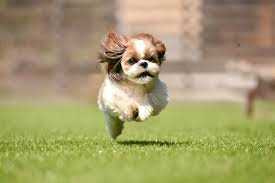
#> input picture img/dog_run.jpg, 275 x 183 px
$ python t2.py
#> lines starting #> are read from the running program, lines starting #| are printed output that depends on the picture
import cv2

image = cv2.imread('../img/dog_run.jpg')
#> image is the input picture: shape (183, 275, 3); mean B, G, R 108.3, 156.6, 164.5
img0 = cv2.resize(image, (250, 180))
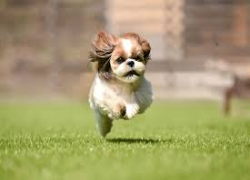
#> img0: shape (180, 250, 3); mean B, G, R 108.2, 156.5, 164.3

cv2.imshow('Resize', img0)
cv2.imshow('Default', image)

cv2.waitKey(0)
cv2.destroyAllWindows()

$ run again, with img/cat_cute.jpg copied over img/dog_run.jpg
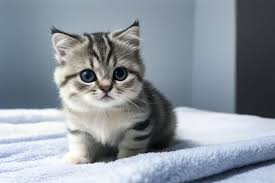
#> input picture img/cat_cute.jpg, 275 x 183 px
#> image is the input picture: shape (183, 275, 3); mean B, G, R 157.3, 148.3, 139.8
#> `img0 = cv2.resize(image, (250, 180))`:
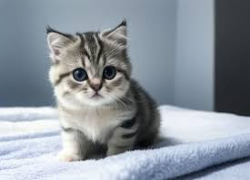
#> img0: shape (180, 250, 3); mean B, G, R 157.2, 148.2, 139.7

$ run again, with img/cat_sleep.jpg copied over img/dog_run.jpg
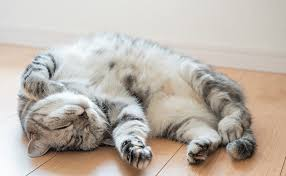
#> input picture img/cat_sleep.jpg, 286 x 176 px
#> image is the input picture: shape (176, 286, 3); mean B, G, R 170.9, 180.3, 189.3
#> `img0 = cv2.resize(image, (250, 180))`:
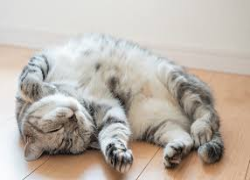
#> img0: shape (180, 250, 3); mean B, G, R 170.8, 180.1, 189.2

$ run again, with img/dog_surprise.jpg copied over img/dog_run.jpg
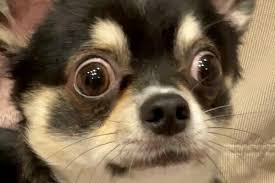
#> input picture img/dog_surprise.jpg, 275 x 183 px
#> image is the input picture: shape (183, 275, 3); mean B, G, R 78.4, 101.7, 120.3
#> `img0 = cv2.resize(image, (250, 180))`:
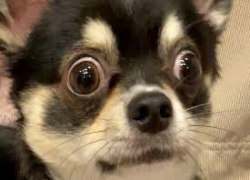
#> img0: shape (180, 250, 3); mean B, G, R 78.2, 101.6, 120.2
